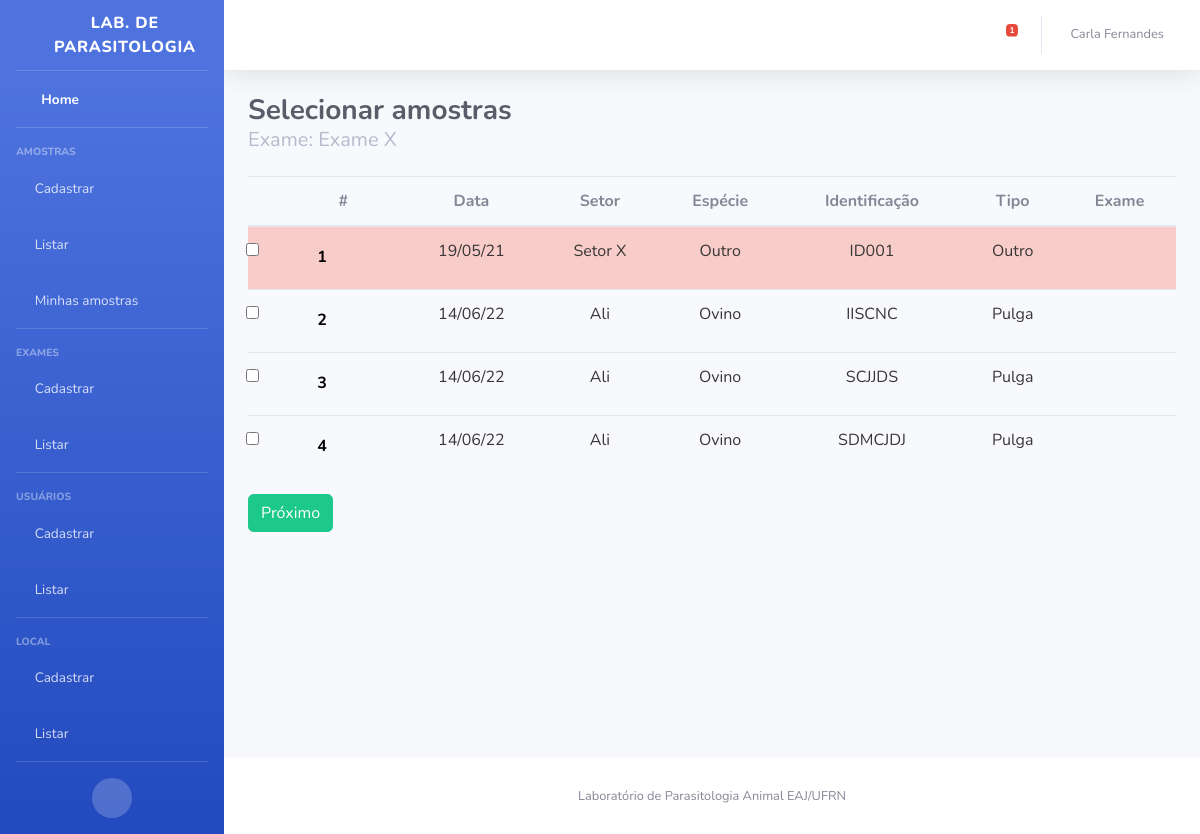
The app's page /exame/cadastrar-multiplos-resultados/0/20 (signed in) with its own data.
### Exame/models.py (models this page shows, shortened)
class Exame(models.Model):
    nome = models.CharField(max_length=200, unique=True)
    status = models.BooleanField(default=True)
    tipo_resultado = models.CharField(max_length=3, choices=TIPOS_RESULTADO, default='NUM', null=True)
    class Meta:
        ordering = ('nome',)

### Amostra/models.py (models this page shows, shortened)
class Amostra(models.Model):
    identificacao = models.CharField(max_length=10)
    origem = models.CharField(max_length=200)
    responsavel = models.ForeignKey(User, on_delete=models.CASCADE, null = True, related_name='amostras')
    localidade = models.ForeignKey(Local, on_delete=models.CASCADE, null = True, related_name='local')
    setor = models.CharField(max_length=200)
    data_coleta = models.DateField(default=date.today)
    tipo_amostra = models.CharField(max_length=2, choices=TIPOS_AMOSTRA, default='OU')
    especie_animal = models.CharField(max_length=2, choices=ESPECIES_ANIMAIS,default='OU')
    sexo_animal = models.CharField(max_length=1, choices=SEXO, default='I')
    status = models.BooleanField(default=True)
    exames = models.ManyToManyField(Exame, through='RealizacaoExame')
    created_at = models.DateField(default=date.today, null=True, blank=True)
    class Meta:
        ordering = ['-data_coleta','-id']

### Exame/views.py (the view)
# urls.py: path('cadastrar-multiplos-resultados/<int:fase>/<int:pk>', views.cadastrar_multiplos_resultados, name='cadastrar_multiplos_resultados'),
@login_required
def cadastrar_multiplos_resultados(request, fase, pk):
    exame = Exame.objects.filter(pk=pk)[0]
    if request.method == 'POST':
        if fase==0:
            id_amostras_selecionadas = request.POST.getlist('amostras')
            amostras_selecionadas = []
            for amostra_id in id_amostras_selecionadas:
                amostras_selecionadas.append(Amostra.objects.filter(id=int(amostra_id))[0])
            resultados_exame = ResultadoExame.objects.filter(exame=exame)
            return render(request, 'Exame/cadastrar_multiplos_resultados.html',
                {'amostras_selecionadas': amostras_selecionadas, 'exame': exame,
                'resultados_exame': resultados_exame, 'data_atual': date.today()})
        else:
            resultados_numericos = request.POST.getlist('resultados_num')
            resultados_textuais = request.POST.getlist('resultados_tex')
            id_amostras = request.POST.getlist('id_amostra')
            for index, id_amostra in enumerate(id_amostras):
                amostra = Amostra.objects.filter(id=id_amostra)[0]
                if (exame.tipo_resultado=="NUM"):
                    realizacao_exame = RealizacaoExame(exame=exame, amostra=amostra,
                                                        resultado_numerico=int(resultados_numericos[index]),
                                                        data=request.POST.get('date'))
                    realizacao_exame.save()
                else:
                    realizacao_exame = RealizacaoExame(exame=exame, amostra=amostra,
                                                        resultado_textual=resultados_textuais[index],
                                                        data=request.POST.get('date'))
                    realizacao_exame.save()
            return redirect('amostra:listar')
    else:
        if fase==0:
            quinze = date.today() - timedelta(days=15)
            dez = date.today() - timedelta(days=10)
            lista_amostras = Amostra.objects.filter(status=True).order_by('data_coleta')
            return render(request, 'Exame/selecionar_amostras.html',
                        {'lista_amostras': lista_amostras, 'exame': exame,
                        'quinze':quinze,'dez':dez})
        else:
            pass

### Amostra/context_processors.py (called while the page is built)
def amostras_pendentes(request):
    if (request.user.is_authenticated):
        amostras = Amostra.objects.filter(
            responsavel=request.user, status=True,
            data_coleta__lte = date.today()- timedelta(days=10))
    else:
        amostras = Amostra.objects.filter(
            status=True,
            data_coleta__lte = date.today()- timedelta(days=10))
    return {
        'amostras_pendentes_count': amostras.count(),
        'amostras_pendentes': amostras.order_by('data_coleta')
    }

### Local/models.py (called while the page is built)
    def __str__(self):
        return self.nome

### Usuario/models.py (called while the page is built)
    def __str__(self):
        return "{} {}".format(self.first_name, self.last_name)

### templates/Exame/selecionar_amostras.html (shortened to what this page needs)
{% extends "base.html" %}
{% load bootstrap4 %}
{% block titulo %}
Selecionar amostras
<p class="m-0 h5 font-weight-regular text-gray-500">Exame: {{ exame.nome }}</p>
{% endblock %}
{% block content %}
        <form method="POST">
            <div class="table-responsive">
                <table class="table" id="dataTable" width="100%" cellspacing="0">
            <thead >
                <th></th>
                <th scope="col"><center>#</center></th>
                <th><center>Data</center></th>
                <th><center>Setor</center></th>
                <th><center>Espécie</center></th>
                <th><center>Identificação</center></th>
                <th><center>Tipo</center></th>
                <th><center>Exame</center></th>
            </thead>
              <tbody>
            {% for amostra in lista_amostras %}
                {% if amostra.data_coleta <= dez and amostra.data_coleta > quinze %}
                    <tr class="table-warning">
                {% elif amostra.data_coleta <= quinze %}
                    <tr class="table-danger">
                {% else %}
                    <tr>
                {% endif %}
                        <th><center><input class="form-check-input" type="checkbox" name="amostras" value="{{amostra.id}}" id="option{{amostra.id}}"></center></th>
                        <th><font color="black"><center>
                            {{ forloop.counter }}
                            <a href="" class="btn btn-primary-outline" data-toggle="modal" data-target="#fm-modal-grid-{{amostra.pk}}"
                                    data-tt="tooltip" title="Deletar">
                                <i class="fa fa-search" aria-hidden="true" style="color:#4e73df"></i>
                            </a>
                        </center></font>
                        </th>
                        <td><font color=#383636><center>{{ amostra.data_coleta|date:"d/m/y" }}</center></font></td>
                        <td><font color=#383636><center>{{ amostra.setor }}</center></font></td>
                        <td><font color=#383636><center>{{ amostra.get_especie_animal_display }}</center></font></td>
                        <td><font color=#383636><center>{{ amostra.identificacao }}</center></font></td>
                        <td><font color=#383636><center>{{ amostra.get_tipo_amostra_display }}</center></font></td>
                        <td><font color=#383636>
                            <center>
                                {% if exame in amostra.exames.all %}
                                    <i class="fas fa-check" style="color:#1cc88a"></i>
                                {% else %}
                                    <i class="fas fa-times" style="color:#e74a3b"></i>
                                {% endif %}
                            </center>
                            </font>
                        </td>
                    </tr>
            {% endfor %}
            </tbody>
          </table>
          </div>
          <input type="submit" class="btn btn-success" value="Próximo">
        </form>
{% endblock %}

### templates/base.html (shortened to what this page needs)
<!DOCTYPE html>
<html lang="en">
{% load static %}
<head>
  <link href="{% static 'vendor/fontawesome-free/css/all.min.css' %}" rel="stylesheet" type="text/css">
  <link rel="stylesheet" type="text/css" href="{% static 'css/sb-admin-2.css' %}" />
  <link href="{% static 'vendor/datatables/dataTables.bootstrap4.min.css' %}" rel="stylesheet">
</head>
<body id="page-top">
  <div id="wrapper">
     {% if user.is_authenticated %}
    <ul class="navbar-nav bg-gradient-primary sidebar sidebar-dark accordion" id="accordionSidebar">
      <a class="sidebar-brand d-flex align-items-center justify-content-center" href="{% url 'home:home' %}">
        <div class="sidebar-brand-icon rotate-n-15">
          <i class="fas fa-microscope"></i>
        </div>
        <div class="sidebar-brand-text mx-3">Lab. de Parasitologia</div>
      </a>
      <hr class="sidebar-divider my-0">
      <li class="nav-item active">
        <a class="nav-link" href="{% url 'amostra:home' %}">
          <i class="fas fa-fw fa-tachometer-alt"></i>
          <span>Home</span></a>
      </li>
      <hr class="sidebar-divider">
      <div class="sidebar-heading">
        Amostras
      </div>
      <li class="nav-item">
        <a class="nav-link collapsed" href="{% url 'amostra:cadastrar' %}">
          <i class="fas fa-plus"></i>
          <span>Cadastrar</span>
        </a>
      </li>
      <li class="nav-item">
        <a class="nav-link collapsed" href="{% url 'amostra:listar' %}">
          <i class="fas fa-vials"></i>
          <span>Listar</span>
        </a>
      </li>
      <li class="nav-item">
        <a class="nav-link collapsed" href="{% url 'amostra:listar_amostras_usuario' pk=user.pk %}">
          <i class="fas fa-vial"></i>
          <span>Minhas amostras</span>
        </a>
      </li>
      <hr class="sidebar-divider">
      {% if user.is_superuser %}
      <div class="sidebar-heading">
        Exames
      </div>
      <li class="nav-item">
        <a class="nav-link collapsed" href="{% url 'exame:cadastrar' %}">
          <i class="fas fa-plus"></i>
          <span>Cadastrar</span>
        </a>
      </li>
      <li class="nav-item">
        <a class="nav-link collapsed" href="{% url 'exame:listar' %}">
          <i class="fas fa-clipboard-list"></i>
          <span>Listar</span>
        </a>
      </li>
       <hr class="sidebar-divider">
       <div class="sidebar-heading">
        Usuários
      </div>
      <li class="nav-item">
        <a class="nav-link collapsed" href="{% url 'usuario:cadastrar' %}">
          <i class="fas fa-plus"></i>
          <span>Cadastrar</span>
        </a>
      </li>
      <li class="nav-item">
        <a class="nav-link collapsed" href="{% url 'usuario:listar' %}">
          <i class="fas fa-users"></i>
          <span>Listar</span>
        </a>
      </li>
       <hr class="sidebar-divider">
      <div class="sidebar-heading">
        Local
      </div>
      <li class="nav-item">
        <a class="nav-link collapsed" href="{% url 'local:cadastrar' %}">
          <i class="fas fa-plus"></i>
          <span>Cadastrar</span>
        </a>
      </li>
      <li class="nav-item">
        <a class="nav-link collapsed" href="{% url 'local:listarLocal' %}">
          <i class="fa fa-clipboard-list"></i>
          <span>Listar</span>
        </a>
      </li>
      <hr class="sidebar-divider d-none d-md-block">
      {% endif %}
      <div class="text-center d-none d-md-inline">
        <button class="rounded-circle border-0" id="sidebarToggle"></button>
      </div>
    </ul>
    <div id="content-wrapper" class="d-flex flex-column">
      <div id="content">
        <nav class="navbar navbar-expand navbar-light bg-white topbar mb-4 static-top shadow">
          <ul class="navbar-nav ml-auto">
            <li class="nav-item dropdown no-arrow mx-1">
              <a class="nav-link dropdown-toggle" href="#" id="alertsDropdown" role="button" data-toggle="dropdown" aria-haspopup="true" aria-expanded="false">
                <i class="fas fa-bell fa-fw"></i>
                <span class="badge badge-danger badge-counter">{{ amostras_pendentes_count }}</span>
              </a>
            </li>
            <li class="nav-item dropdown no-arrow">
              <a class="nav-link dropdown-toggle" href="#" id="userDropdown" role="button" data-toggle="dropdown" aria-haspopup="true" aria-expanded="false">
                <span class="mr-2 d-none d-lg-inline text-gray-600 small">{{user.first_name}} {{user.last_name}}</span>
              </a>
            </li>
          </ul>
        </nav>
        {% endif %}
        <div class="container-fluid">
          <div class="d-sm-flex align-items-center justify-content-between mb-4">
            <h1 class="h3 mb-0 text-gray-800">
              <strong>
              {% block titulo %}
              {% endblock %}
              </strong>
            </h1>
          </div>
          {% block content %}{% endblock %}
        </div>
      </div>
      <footer class="sticky-footer bg-white">
        <div class="container my-auto">
          <div class="copyright text-center my-auto">
            <span> Laboratório de Parasitologia Animal EAJ/UFRN</span>
          </div>
        </div>
      </footer>
    </div>
  </div>
</body>
</html>

### records on screen
Exame: nome "Exame X"
Amostra: data_coleta "19/05/21", setor "Setor X", especie_animal "Outro", identificacao "ID001", tipo_amostra "Outro"
Amostra: data_coleta "14/06/22", setor "Ali", especie_animal "Ovino", identificacao "IISCNC", tipo_amostra "Pulga"
Amostra: data_coleta "14/06/22", setor "Ali", especie_animal "Ovino", identificacao "SCJJDS", tipo_amostra "Pulga"
Amostra: data_coleta "14/06/22", setor "Ali", especie_animal "Ovino", identificacao "SDMCJDJ", tipo_amostra "Pulga"

### other values on screen
{{ amostras_pendentes_count }} "1"
{{ user.first_name }} "Carla"
{{ user.last_name }} "Fernandes"
